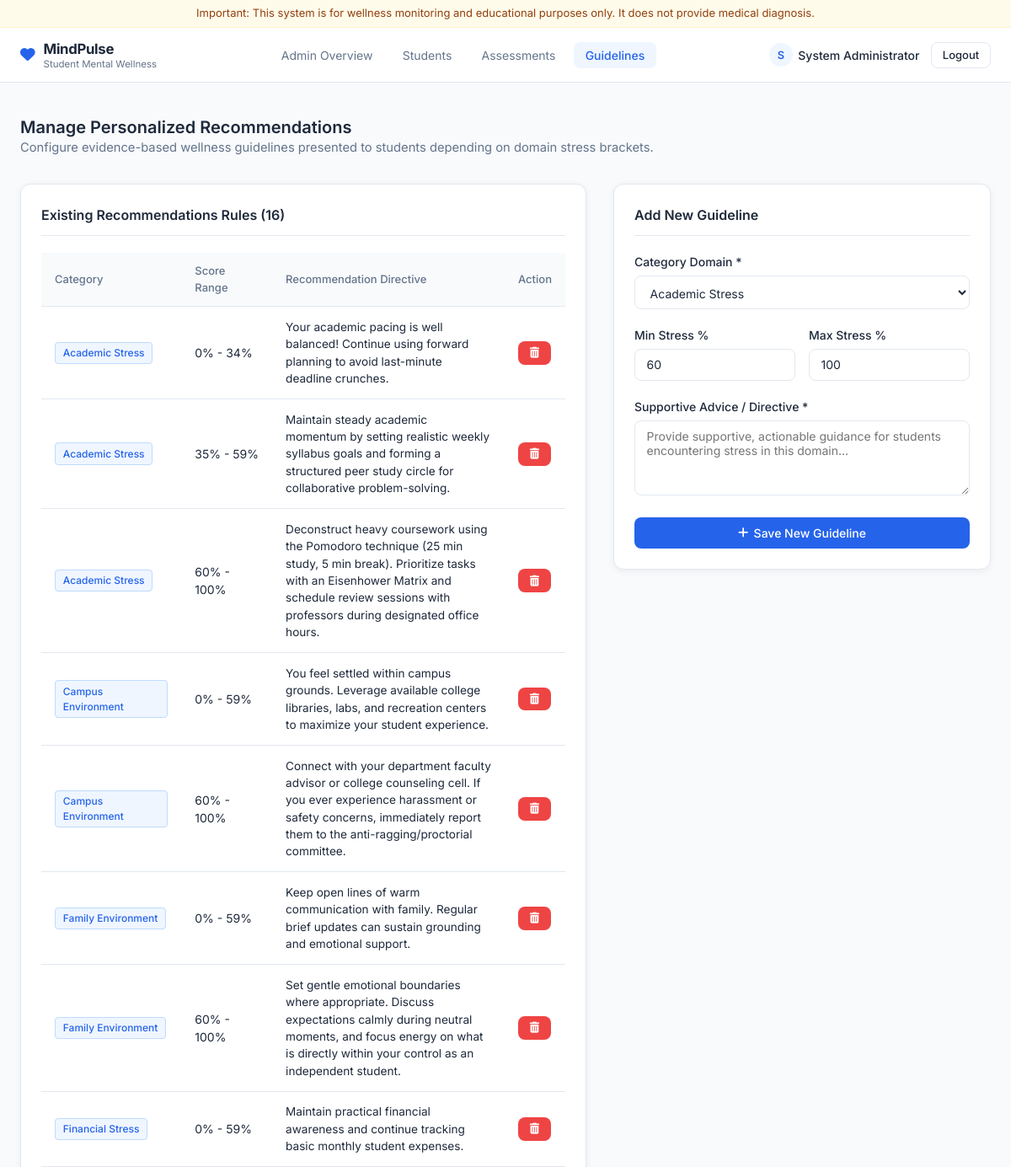
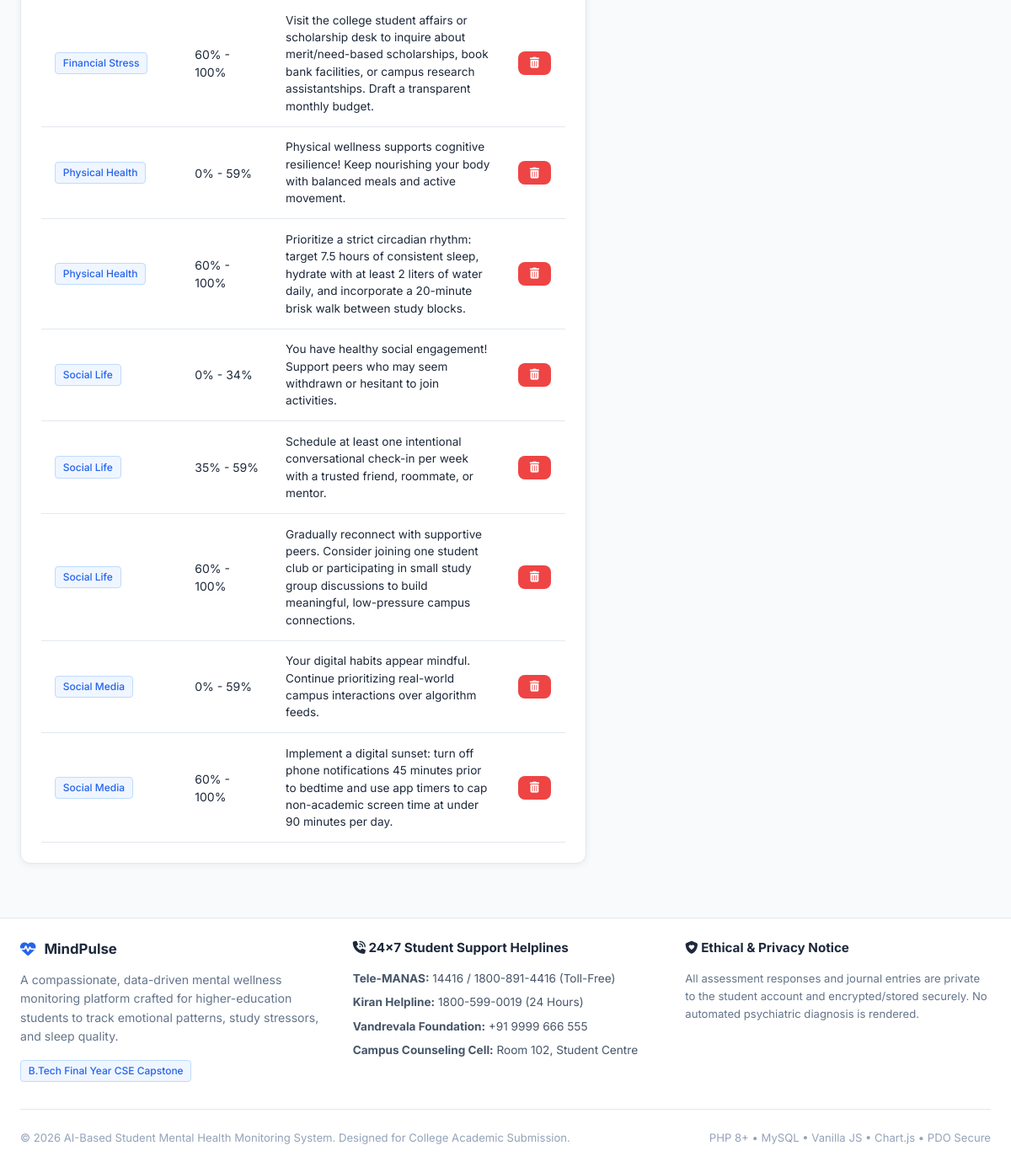
Screenshot of /admin/recommendations.php (signed in) with the database file from the repository (2 pictures, top to bottom).
### tables this page shows
CREATE TABLE `recommendations` (
  `id` INT AUTO_INCREMENT PRIMARY KEY,
  `category` VARCHAR(50) NOT NULL,
  `min_score` INT NOT NULL,
  `max_score` INT NOT NULL,
  `recommendation` TEXT NOT NULL,
  `status` ENUM('active', 'inactive') DEFAULT 'active'
);

### includes/functions.php (called while the page is built, shortened)
<?php
function escape($data) {
    return htmlspecialchars((string)$data, ENT_QUOTES, 'UTF-8');
}
?>

### admin/recommendations.php (the view, shortened to what this page needs)
<?php
require_once __DIR__ . '/../includes/functions.php';
$db = getDB();
$recs = $db->query("SELECT * FROM recommendations ORDER BY category ASC, min_score ASC")->fetchAll();
$categories = [
    'Academic Stress',
    'Social Life',
    'Family Environment',
    'Social Media',
    'Physical Health',
    'Campus Environment',
    'Financial Stress'
];
require_once __DIR__ . '/../includes/header.php';
?>
<div class="container" style="padding-top: 1.5rem; padding-bottom: 4rem;">
  <div style="display: flex; justify-content: space-between; align-items: center; flex-wrap: wrap; gap: 1rem; margin-bottom: 2rem;">
    <div>
      <h2>Manage Personalized Recommendations</h2>
      <p style="color: #64748b; font-size: 0.92rem;">
        Configure evidence-based wellness guidelines presented to students depending on domain stress brackets.
      </p>
    </div>
  </div>
  <div style="display: grid; grid-template-columns: 1.2fr 0.8fr; gap: 2rem; align-items: start;">
    <div class="card">
      <div class="card-header">
        <h3>Existing Recommendations Rules (<?php echo count($recs); ?>)</h3>
      </div>
      <div class="table-responsive">
        <table class="table">
          <thead>
            <tr>
              <th>Category</th>
              <th>Score Range</th>
              <th>Recommendation Directive</th>
              <th>Action</th>
            </tr>
          </thead>
          <tbody>
            <?php foreach ($recs as $r): ?>
              <tr>
                <td><span class="badge badge-neutral"><?php echo escape($r['category']); ?></span></td>
                <td><?php echo $r['min_score']; ?>% - <?php echo $r['max_score']; ?>%</td>
                <td style="font-size: 0.85rem; max-width: 300px;"><?php echo escape($r['recommendation']); ?></td>
                <td>
                  <form method="POST" action="recommendations.php" onsubmit="return confirm('Delete this guideline?');">
                    <button type="submit" class="btn btn-danger btn-sm"><i class="fa-solid fa-trash-can"></i></button>
                  </form>
                </td>
              </tr>
            <?php endforeach; ?>
          </tbody>
        </table>
      </div>
    </div>
    <div class="card">
      <div class="card-header">
        <h3>Add New Guideline</h3>
      </div>
      <form method="POST" action="recommendations.php">
        <div class="form-group">
          <label class="form-label">Category Domain *</label>
          <select name="category" class="form-select" required>
            <?php foreach ($categories as $cat): ?>
              <option value="<?php echo escape($cat); ?>"><?php echo escape($cat); ?></option>
            <?php endforeach; ?>
          </select>
        </div>
        <div style="display: grid; grid-template-columns: 1fr 1fr; gap: 1rem;">
          <div class="form-group">
            <label class="form-label">Min Stress %</label>
            <input type="number" name="min_score" class="form-control" min="0" max="100" value="60" required>
          </div>
          <div class="form-group">
            <label class="form-label">Max Stress %</label>
            <input type="number" name="max_score" class="form-control" min="0" max="100" value="100" required>
          </div>
        </div>
        <div class="form-group">
          <label class="form-label">Supportive Advice / Directive *</label>
          <textarea name="recommendation" rows="4" class="form-control" placeholder="Provide supportive, actionable guidance for students encountering stress in this domain..." required></textarea>
        </div>
        <button type="submit" class="btn btn-primary" style="width: 100%;">
          <i class="fa-solid fa-plus"></i> Save New Guideline
        </button>
      </form>
    </div>
  </div>
</div>
<?php require_once __DIR__ . '/../includes/footer.php'; ?>

### assets/css/style.css (style rules this page uses)
:root { --primary: #2563EB; --primary-hover: #1d4ed8; --primary-soft: #EFF6FF; --secondary: #14B8A6; --secondary-soft: #F0FDFA; --bg-main: #F8FAFC; --bg-card: #FFFFFF; --text-main: #1E293B; --text-muted: #64748B; --border-color: #E2E8F0; --warning: #F59E0B; --warning-soft: #FFFBEB; --danger: #EF4444; --danger-soft: #FEF2F2; --font-family: 'Inter', system-ui, -apple-system, BlinkMacSystemFont, "Segoe UI", sans-serif; --radius-card: 12px; --radius-button: 8px; --radius-input: 8px; --shadow-subtle: 0 2px 8px rgba(15, 23, 42, 0.06); }
* { box-sizing: border-box; margin: 0; padding: 0; }
body { font-family: var(--font-family); background-color: var(--bg-main); color: var(--text-main); line-height: 1.5; min-height: 100vh; display: flex; flex-direction: column; -webkit-font-smoothing: antialiased; }
h2 { font-size: 1.25rem; font-weight: 600; color: var(--text-main); line-height: 1.3; }
h3 { font-size: 1rem; font-weight: 600; color: var(--text-main); }
p { font-size: 0.9375rem; color: var(--text-muted); }
.container { width: 100%; max-width: 1200px; margin: 0 auto; padding: 0 1.5rem; }
.card { background: var(--bg-card); border-radius: var(--radius-card); border: 1px solid var(--border-color); box-shadow: var(--shadow-subtle); padding: 1.5rem; transition: border-color 0.15s ease; }
.card-header { display: flex; justify-content: space-between; align-items: center; margin-bottom: 1.25rem; padding-bottom: 0.75rem; border-bottom: 1px solid var(--border-color); }
.btn { display: inline-flex; align-items: center; justify-content: center; gap: 0.4rem; font-family: inherit; font-weight: 500; font-size: 0.875rem; padding: 0.55rem 1.1rem; border-radius: var(--radius-button); border: 1px solid transparent; cursor: pointer; transition: all 0.15s ease; text-decoration: none; line-height: 1.25; }
.btn-primary { background-color: var(--primary); color: #FFFFFF !important; }
.btn-danger { background-color: var(--danger); color: #FFFFFF !important; }
.btn-sm { padding: 0.4rem 0.8rem; font-size: 0.8125rem; }
.form-group { margin-bottom: 1.25rem; }
.form-label { display: block; font-size: 0.875rem; font-weight: 500; color: var(--text-main); margin-bottom: 0.35rem; }
.form-control, .form-select, textarea.form-control { width: 100%; padding: 0.6rem 0.85rem; font-size: 0.875rem; font-family: inherit; color: var(--text-main); background-color: #FFFFFF; border: 1px solid var(--border-color); border-radius: var(--radius-input); transition: border-color 0.15s ease, box-shadow 0.15s ease; }
.badge { display: inline-flex; align-items: center; font-size: 0.75rem; font-weight: 500; padding: 0.2rem 0.55rem; border-radius: 4px; }
.badge-neutral { background-color: var(--primary-soft); color: var(--primary); border: 1px solid #BFDBFE; }
.table-responsive { width: 100%; overflow-x: auto; }
.table { width: 100%; border-collapse: collapse; text-align: left; }
.table th { background-color: var(--bg-main); padding: 0.75rem 1rem; font-size: 0.8125rem; font-weight: 500; color: var(--text-muted); border-bottom: 1px solid var(--border-color); }
.table td { padding: 0.85rem 1rem; border-bottom: 1px solid var(--border-color); font-size: 0.875rem; }

### rows the page displays
recommendations: category "Academic Stress", min_score "0", max_score "34", recommendation "Your academic pacing is well balanced! Continue using forward planning to avoid last-minute deadline crunches."
recommendations: category "Academic Stress", min_score "35", max_score "59", recommendation "Maintain steady academic momentum by setting realistic weekly syllabus goals and forming a structured peer study circle for collaborative problem-solving."
recommendations: category "Academic Stress", min_score "60", max_score "100", recommendation "Deconstruct heavy coursework using the Pomodoro technique (25 min study, 5 min break). Prioritize tasks with an Eisenhower Matrix and schedule review sessions with professors during designated office hours."
recommendations: category "Campus Environment", min_score "0", max_score "59", recommendation "You feel settled within campus grounds. Leverage available college libraries, labs, and recreation centers to maximize your student experience."
recommendations: category "Campus Environment", min_score "60", max_score "100", recommendation "Connect with your department faculty advisor or college counseling cell. If you ever experience harassment or safety concerns, immediately report them to the anti-ragging/proctorial committee."
recommendations: category "Family Environment", min_score "0", max_score "59", recommendation "Keep open lines of warm communication with family. Regular brief updates can sustain grounding and emotional support."
recommendations: category "Family Environment", min_score "60", max_score "100", recommendation "Set gentle emotional boundaries where appropriate. Discuss expectations calmly during neutral moments, and focus energy on what is directly within your control as an independent student."
recommendations: category "Financial Stress", min_score "0", max_score "59", recommendation "Maintain practical financial awareness and continue tracking basic monthly student expenses."
recommendations: category "Financial Stress", min_score "60", max_score "100", recommendation "Visit the college student affairs or scholarship desk to inquire about merit/need-based scholarships, book bank facilities, or campus research assistantships. Draft a transparent monthly budget."
recommendations: category "Physical Health", min_score "0", max_score "59", recommendation "Physical wellness supports cognitive resilience! Keep nourishing your body with balanced meals and active movement."
recommendations: category "Physical Health", min_score "60", max_score "100", recommendation "Prioritize a strict circadian rhythm: target 7.5 hours of consistent sleep, hydrate with at least 2 liters of water daily, and incorporate a 20-minute brisk walk between study blocks."
recommendations: category "Social Life", min_score "0", max_score "34", recommendation "You have healthy social engagement! Support peers who may seem withdrawn or hesitant to join activities."
recommendations: category "Social Life", min_score "35", max_score "59", recommendation "Schedule at least one intentional conversational check-in per week with a trusted friend, roommate, or mentor."
recommendations: category "Social Life", min_score "60", max_score "100", recommendation "Gradually reconnect with supportive peers. Consider joining one student club or participating in small study group discussions to build meaningful, low-pressure campus connections."
recommendations: category "Social Media", min_score "0", max_score "59", recommendation "Your digital habits appear mindful. Continue prioritizing real-world campus interactions over algorithm feeds."
recommendations: category "Social Media", min_score "60", max_score "100", recommendation "Implement a digital sunset: turn off phone notifications 45 minutes prior to bedtime and use app timers to cap non-academic screen time at under 90 minutes per day."

### other values shown
APP_NAME "MindPulse"
substr($currentUser['name'] ?? 'U', 0, 1) "S"
$currentUser['name'] "System Administrator"
count($recs) "16"
APP_FULL_TITLE "AI-Based Student Mental Health Monitoring System"
form field category "Academic Stress"
